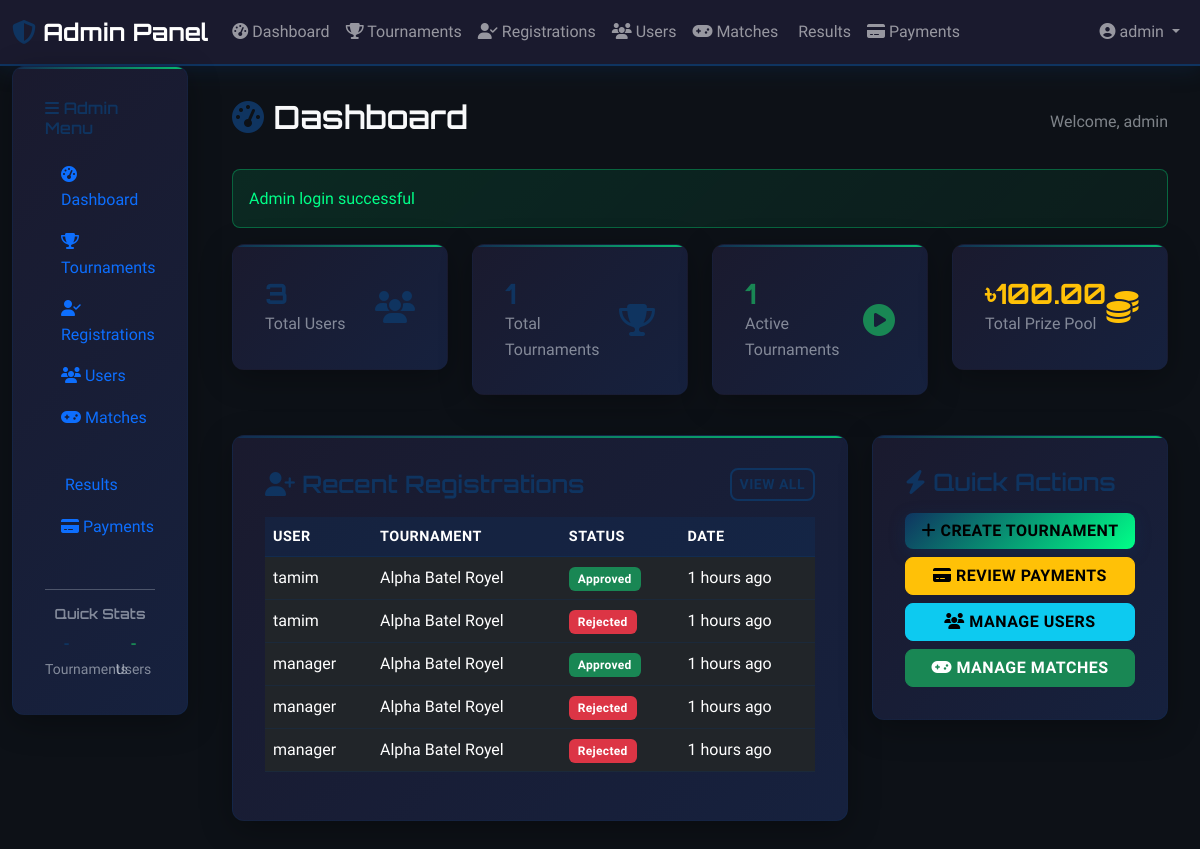
Page /admin/dashboard.php (signed in) on the committed database.
### tables this page shows
CREATE TABLE tournament_registrations (
                    id INTEGER PRIMARY KEY AUTOINCREMENT,
                    tournament_id INTEGER NOT NULL,
                    user_id INTEGER NOT NULL,
                    team_name VARCHAR(100) NOT NULL,
                    status VARCHAR(20) DEFAULT 'pending',
                    payment_status VARCHAR(20) DEFAULT 'pending',
                    registered_at DATETIME DEFAULT CURRENT_TIMESTAMP, team_members TEXT, created_at TIMESTAMP DEFAULT CURRENT_TIMESTAMP, updated_at TIMESTAMP DEFAULT CURRENT_TIMESTAMP,
                    FOREIGN KEY (tournament_id) REFERENCES tournaments(id) ON DELETE CASCADE,
                    FOREIGN KEY (user_id) REFERENCES users(id) ON DELETE CASCADE
                );

CREATE TABLE users (
                    id INTEGER PRIMARY KEY AUTOINCREMENT,
                    username VARCHAR(50) UNIQUE NOT NULL,
                    email VARCHAR(100) UNIQUE NOT NULL,
                    password VARCHAR(255) NOT NULL,
                    full_name VARCHAR(100) NOT NULL,
                    phone VARCHAR(20),
                    is_admin BOOLEAN DEFAULT 0,
                    created_at DATETIME DEFAULT CURRENT_TIMESTAMP,
                    updated_at DATETIME DEFAULT CURRENT_TIMESTAMP
                , wallet_balance DECIMAL(10,2) DEFAULT 0.00, status VARCHAR(20) DEFAULT 'active');

CREATE TABLE tournaments (
                    id INTEGER PRIMARY KEY AUTOINCREMENT,
                    name VARCHAR(200) NOT NULL,
                    description TEXT,
                    game_type VARCHAR(100) NOT NULL,
                    max_teams INTEGER NOT NULL,
                    entry_fee DECIMAL(10,2) DEFAULT 0,
                    prize_pool DECIMAL(10,2) DEFAULT 0,
                    start_date DATETIME,
                    end_date DATETIME,
                    status VARCHAR(20) DEFAULT 'upcoming',
                    thumbnail VARCHAR(255),
                    created_at DATETIME DEFAULT CURRENT_TIMESTAMP,
                    updated_at DATETIME DEFAULT CURRENT_TIMESTAMP
                , winner_id INTEGER, runner_up_id INTEGER, third_place_id INTEGER, winner_prize DECIMAL(10,2) DEFAULT 0.00, runner_up_prize DECIMAL(10,2) DEFAULT 0.00, third_place_prize DECIMAL(10,2) DEFAULT 0.00);

### includes/functions.php (called while the page is built, shortened)
<?php
function formatTaka($amount) {
    return '৳' . number_format($amount, 2);
}
function getFlashMessage() {
    if (isset($_SESSION['flash_message'])) {
        $message = $_SESSION['flash_message'];
        $type = $_SESSION['flash_type'] ?? 'info';
        return ['message' => $message, 'type' => $type];
    }
    return null;
}
function timeAgo($datetime) {
    $time = time() - strtotime($datetime);
    if ($time < 86400) return floor($time/3600) . ' hours ago';
    return date('M d, Y', strtotime($datetime));
}
?>

### admin/dashboard.php (the view, shortened to what this page needs)
<?php
require_once '../config/config.php';
try {
    $stmt = $pdo->query("SELECT COUNT(*) as total FROM users WHERE status = 'active'");
    $totalUsers = $stmt->fetch()['total'];
    $stmt = $pdo->query("SELECT COUNT(*) as total FROM tournaments");
    $totalTournaments = $stmt->fetch()['total'];
    $stmt = $pdo->query("SELECT COUNT(*) as total FROM tournaments WHERE status = 'active'");
    $activeTournaments = $stmt->fetch()['total'];
    $stmt = $pdo->query("SELECT SUM(prize_pool) as total FROM tournaments WHERE status IN ('active', 'upcoming')");
    $totalPrizePool = $stmt->fetch()['total'] ?? 0;
    $stmt = $pdo->query("
        SELECT tr.*, u.username, t.name as tournament_name
        FROM tournament_registrations tr
        JOIN users u ON tr.user_id = u.id
        JOIN tournaments t ON tr.tournament_id = t.id
        ORDER BY tr.created_at DESC
        LIMIT 10
    ");
    $recentRegistrations = $stmt->fetchAll();
} catch (PDOException $e) {
    $totalUsers = $totalTournaments = $activeTournaments = $totalPrizePool = $pendingPayments = 0;
    $recentRegistrations = [];
}
$flash = getFlashMessage();
?>
<!DOCTYPE html>
<html lang="en">
<head>
    <link href="https://cdn.jsdelivr.net/npm/bootstrap@5.3.0/dist/css/bootstrap.min.css" rel="stylesheet">
    <link rel="stylesheet" href="https://cdnjs.cloudflare.com/ajax/libs/font-awesome/6.4.0/css/all.min.css">
    <link rel="stylesheet" href="../assets/css/style.css">
</head>
<body>
    <?php include '../includes/navbar.php'; ?>
    <div class="container-fluid">
        <div class="row">
            <?php include '../includes/sidebar.php'; ?>
            <div class="col-lg-10 main-content">
                <div class="d-flex justify-content-between align-items-center mb-4">
                    <h2 class="text-light">
                        <i class="fas fa-tachometer-alt text-accent"></i> Dashboard
                    </h2>
                    <div class="text-light-50">
                        Welcome, <?= htmlspecialchars($_SESSION['admin_username']) ?>
                    </div>
                </div>
                <?php if ($flash): ?>
                    <div class="alert alert-<?= $flash['type'] === 'success' ? 'success' : 'danger' ?>">
                        <?= htmlspecialchars($flash['message']) ?>
                    </div>
                <?php endif; ?>
                <div class="row mb-4">
                    <div class="col-lg-3 col-md-6 mb-3">
                        <div class="gaming-card stat-card">
                            <div class="d-flex justify-content-between align-items-center">
                                <div>
                                    <h3 class="text-accent mb-0"><?= number_format($totalUsers) ?></h3>
                                    <p class="text-light-50 mb-0">Total Users</p>
                                </div>
                                <i class="fas fa-users fa-2x text-accent"></i>
                            </div>
                        </div>
                    </div>
                    <div class="col-lg-3 col-md-6 mb-3">
                        <div class="gaming-card stat-card">
                            <div class="d-flex justify-content-between align-items-center">
                                <div>
                                    <h3 class="text-accent mb-0"><?= number_format($totalTournaments) ?></h3>
                                    <p class="text-light-50 mb-0">Total Tournaments</p>
                                </div>
                                <i class="fas fa-trophy fa-2x text-accent"></i>
                            </div>
                        </div>
                    </div>
                    <div class="col-lg-3 col-md-6 mb-3">
                        <div class="gaming-card stat-card">
                            <div class="d-flex justify-content-between align-items-center">
                                <div>
                                    <h3 class="text-success mb-0"><?= number_format($activeTournaments) ?></h3>
                                    <p class="text-light-50 mb-0">Active Tournaments</p>
                                </div>
                                <i class="fas fa-play-circle fa-2x text-success"></i>
                            </div>
                        </div>
                    </div>
                    <div class="col-lg-3 col-md-6 mb-3">
                        <div class="gaming-card stat-card">
                            <div class="d-flex justify-content-between align-items-center">
                                <div>
                                    <h3 class="text-warning mb-0"><?= formatTaka($totalPrizePool) ?></h3>
                                    <p class="text-light-50 mb-0">Total Prize Pool</p>
                                </div>
                                <i class="fas fa-coins fa-2x text-warning"></i>
                            </div>
                        </div>
                    </div>
                </div>
                <div class="row">
                    <div class="col-lg-8 mb-4">
                        <div class="gaming-card">
                            <div class="d-flex justify-content-between align-items-center mb-3">
                                <h4 class="text-accent mb-0">
                                    <i class="fas fa-user-plus"></i> Recent Registrations
                                </h4>
                                <a href="tournaments.php" class="btn btn-sm btn-outline-accent">
                                </a>
                            </div>
                            <?php if (empty($recentRegistrations)): ?>
                                <div class="text-center text-light-50 py-4">
                                    <i class="fas fa-inbox fa-3x mb-3"></i>
                                    <p>No recent registrations</p>
                                </div>
                            <?php else: ?>
                                <div class="table-responsive">
                                    <table class="table table-dark table-hover">
                                        <thead>
                                            <tr>
                                                <th>User</th>
                                                <th>Tournament</th>
                                                <th>Status</th>
                                                <th>Date</th>
                                            </tr>
                                        </thead>
                                        <tbody>
                                            <?php foreach ($recentRegistrations as $reg): ?>
                                                <tr>
                                                    <td><?= htmlspecialchars($reg['username']) ?></td>
                                                    <td><?= htmlspecialchars($reg['tournament_name']) ?></td>
                                                    <td>
                                                        <span class="badge bg-<?= $reg['status'] === 'approved' ? 'success' : ($reg['status'] === 'pending' ? 'warning' : 'danger') ?>">
                                                            <?= ucfirst($reg['status']) ?>
                                                        </span>
                                                    </td>
                                                    <td><?= timeAgo($reg['created_at']) ?></td>
                                                </tr>
                                            <?php endforeach; ?>
                                        </tbody>
                                    </table>
                                </div>
                            <?php endif; ?>
                        </div>
                    </div>
                    <div class="col-lg-4 mb-4">
                        <div class="gaming-card">
                            <h4 class="text-accent mb-3">
                                <i class="fas fa-bolt"></i> Quick Actions
                            </h4>
                            <div class="d-grid gap-2">
                                <a href="tournaments.php?action=create" class="btn btn-accent">
                                    <i class="fas fa-plus"></i> Create Tournament
                                </a>
                                <a href="payments.php" class="btn btn-warning">
                                    <i class="fas fa-credit-card"></i> Review Payments
                                </a>
                                <a href="users.php" class="btn btn-info">
                                    <i class="fas fa-users"></i> Manage Users
                                </a>
                                <a href="matches.php" class="btn btn-success">
                                    <i class="fas fa-gamepad"></i> Manage Matches
                                </a>
                            </div>
                        </div>
                    </div>
                </div>
            </div>
        </div>
    </div>
</body>
</html>

### assets/css/style.css (style rules this page uses)
:root { --primary: #1a1a2e; --secondary: #16213e; --accent: #0f3460; --success: #00ff88; --warning: #ff6b35; --background: #0d1117; --text: #f0f6fc; --text-50: rgba(240, 246, 252, 0.5); --text-75: rgba(240, 246, 252, 0.75); }
* { box-sizing: border-box; }
body { background: var(--background); color: var(--text); font-family: 'Rajdhani', 'Roboto', sans-serif; line-height: 1.6; }
h1, h2, h3, h4, h5, h6 { font-family: 'Orbitron', monospace; font-weight: 600; }
.text-accent { color: var(--accent) !important; }
.text-light-50 { color: var(--text-50) !important; }
.btn { font-family: 'Rajdhani', sans-serif; font-weight: 600; text-transform: uppercase; letter-spacing: 0.5px; border-radius: 8px; transition: all 0.3s ease; position: relative; overflow: hidden; }
.btn-accent { background: linear-gradient(135deg, var(--accent) 0%, #00ff88 100%); border: none; color: #000; box-shadow: 0 4px 15px rgba(15, 52, 96, 0.4); }
.btn-outline-accent { border: 2px solid var(--accent); color: var(--accent); background: transparent; }
.gaming-card { background: linear-gradient(135deg, var(--primary) 0%, var(--secondary) 100%); border: 1px solid rgba(15, 52, 96, 0.3); border-radius: 12px; padding: 2rem; box-shadow: 0 8px 32px rgba(0, 0, 0, 0.3); position: relative; overflow: hidden; }
.gaming-card:before { content: ''; position: absolute; top: 0; left: 0; right: 0; height: 2px; background: linear-gradient(90deg, var(--accent), var(--success)); opacity: 0.7; }
.stat-card { transition: all 0.3s ease; border: 1px solid transparent; }
.stat-card h3, .stat-card h4 { font-family: 'Orbitron', monospace; font-weight: 700; }
.table-dark { background-color: transparent; }
.table-dark th { background-color: rgba(15, 52, 96, 0.3); border-color: rgba(15, 52, 96, 0.5); font-weight: 600; text-transform: uppercase; letter-spacing: 0.5px; font-size: 0.9rem; }
.table-dark td { border-color: rgba(15, 52, 96, 0.3); vertical-align: middle; }
.alert { border-radius: 8px; border: none; font-weight: 500; }
.alert-success { background: linear-gradient(135deg, rgba(0, 255, 136, 0.1), rgba(0, 255, 136, 0.05)); color: var(--success); border: 1px solid rgba(0, 255, 136, 0.3); }
.badge { font-weight: 600; letter-spacing: 0.3px; padding: 0.5em 0.75em; }
.main-content { padding: 2rem; min-height: 100vh; }
.gaming-card { animation: fadeInUp 0.6s ease; }

### rows in the picture
tournament_registrations: user.username "tamim", tournament.name "Alpha Batel Royel", status "Approved", created_at "1 hours ago"
tournament_registrations: user.username "tamim", tournament.name "Alpha Batel Royel", status "Rejected", created_at "1 hours ago"
tournament_registrations: user.username "manager", tournament.name "Alpha Batel Royel", status "Approved", created_at "1 hours ago"
tournament_registrations: user.username "manager", tournament.name "Alpha Batel Royel", status "Rejected", created_at "1 hours ago"
tournament_registrations: user.username "manager", tournament.name "Alpha Batel Royel", status "Rejected", created_at "1 hours ago"

### other values in the picture
$_SESSION['admin_username'] "admin"
$flash['message'] "Admin login successful"
$activeTournaments "1"
formatTaka($totalPrizePool) "৳100.00"
